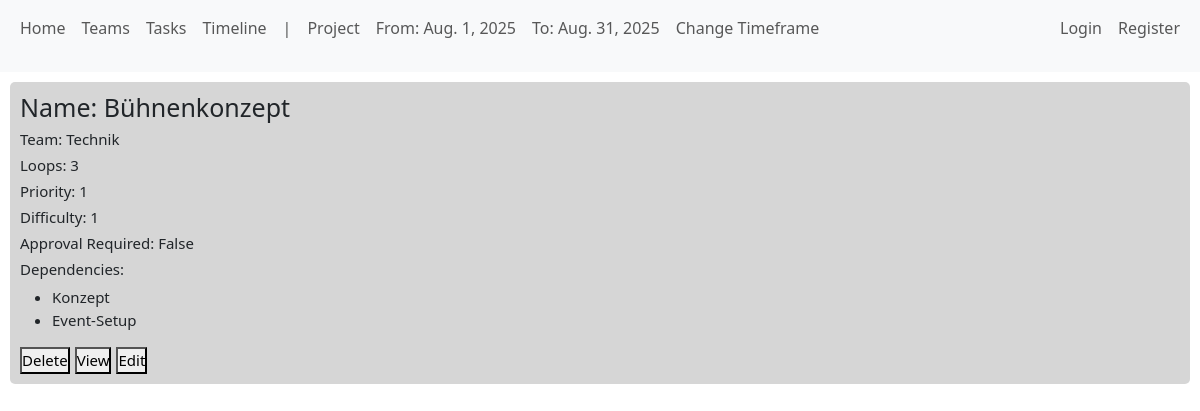
Screenshot of /distributor/display_task/3/ with the database file from the repository.
### distributor/models.py (models this page shows, shortened)
class Project(models.Model):
    start_date = models.DateField()
    end_date = models.DateField()
    order_counter = models.IntegerField(default=0)

class Task(models.Model):
    name = models.CharField(max_length=100)
    team = models.ForeignKey(Team, on_delete=models.SET_NULL, null=True, blank=True)
    loops = models.IntegerField(default=0)
    priority = models.IntegerField(default=0)
    difficulty = models.IntegerField(default=0)
    approval_required = models.BooleanField(default=False)
    initial_dependencies = models.ManyToManyField("self",
                                                  symmetrical=False,
                                                  blank=True,
                                                  related_name="required_by")

### users/models.py (models this page shows)
class Team(models.Model):
    name = models.CharField(max_length=100)
    color = models.CharField(max_length=7, default="#FFFFFF")
    schedule_flag = models.BooleanField(default=False)
    def __str__(self):
        return self.name

### distributor/views.py (the view)
# urls.py: path('display_task/<int:id>/', views.display_task, name='display_task'),
def display_task(request, id):
    task = Task.objects.get(pk=id)
    return render(request, 'distributor/display_task.html', {'task': task})

### distributor/context_processors.py (called while the page is built)
def global_project_timeframe_form(request):
    return {
        "global_project_timeframe_form": ProjectTimeframeForm(),
    }

def global_project_timeframe(request):
    project_time_frame = Project.objects.first()
    if project_time_frame:
        return {
            "global_project_timeframe": project_time_frame,
        }
    else:
        return {
            "global_project_timeframe": 'No values picked yet',
        }

### distributor/templatetags/custom_tags.py (called while the page is built)
@register.inclusion_tag('components/view_task.html')
def view_task(task_id):
    task = Task.objects.get(pk=task_id)
    return {'task': task}

### distributor/templates/distributor/display_task.html (shortened to what this page needs)
{% extends "distributor/base.html" %}
{% load custom_tags %}
{% block content %}
    {% view_task task.id %}
{% endblock %}

### distributor/templates/distributor/base.html (shortened to what this page needs)
{% load static %}
<!DOCTYPE html>
<html lang="en">
<head>
    <link href="https://cdn.jsdelivr.net/npm/bootstrap@5.3.7/dist/css/bootstrap.min.css" rel="stylesheet"
>
    <link rel="stylesheet" href="{% static 'css/style.css' %}">
</head>
<body>
<header>
    <nav class="navbar navbar-expand-lg bg-body-tertiary">
        <div class="container-fluid">
            <div class="collapse navbar-collapse" id="navbarNav">
                <ul class="navbar-nav">
                    <div class="internal_navbar_container">
                        <div class="common_links_base_navbar">
                            <li>
                                <a class="nav-link" href='{% url 'home' %}'>Home</a>
                            </li>
                            <li class="nav-item">
                                <a class="nav-link" href="{% url 'teams' %}">Teams</a>
                            </li>
                            <li class="nav-item">
                                <a class="nav-link" href="{% url 'tasks' %}">Tasks</a>
                            </li>
                            <li class="nav-item">
                                <a class="nav-link" href="{% url 'timeline' %}">Timeline</a>
                            </li>
                            <div class="timeframe_information_navbar">
                            <li>
                                <p id="hide_on_navbar_media_query" class="nav-link">|</p>
                            </li>
                            <li>
                                <p class="nav-link">Project</p>
                            </li>
                            <li>
                                <p class="nav-link">From: {{ global_project_timeframe.start_date }}</p>
                            </li>
                            <li>
                                <p class="nav-link">To: {{ global_project_timeframe.end_date }}</p>
                            </li>
                            <li>
                                <a class="nav-link" href="{% url 'change_project_page' %}">Change Timeframe</a>
                            </li>
                            </div>
                        </div>
                        <div class="user_view">
                            {% if user.is_authenticated %}
                                <a class="nav-link" href="">Logout</a>
                            {% else %}
                                <a class="nav-link" href="{% url 'login_view' %}">Login</a>
                                <a class="nav-link" href="{% url 'register_view' %}">Register</a>
                            {% endif %}
                        </div>
                    </div>
                </ul>
            </div>
        </div>
    </nav>
</header>
<main>
    {% block content %}
    {% endblock %}
</main>
</body>
</html>

### distributor/templates/components/view_task.html (shortened to what this page needs)
<div style="background-color: {{ task.team.color }}" class="view_task_container">
    <h1>Name: {{ task.name }}</h1>
    <h2>Team: {{ task.team }}</h2>
    <h2>Loops: {{ task.loops }}</h2>
    <h2>Priority: {{ task.priority }}</h2>
    <h2>Difficulty: {{ task.difficulty }}</h2>
    <h2>Approval Required: {{ task.approval_required }}</h2>
    <h3>Dependencies: </h3>
    <ul>
        {% for dep in task.initial_dependencies.all %}
            <li>{{ dep.name }}</li>
        {% endfor %}
    </ul>
    <div class="task_essential_buttons_container">
        <form method="POST" action="{% url 'delete_task' task.id %}">
            <button class="task_essential_button" type="submit">Delete</button>
        </form>
        <form method="GET" action="{% url 'display_task' task.id %}">
            <button class="task_essential_button" type="submit">View</button>
        </form>
        <form method="POST" action="{% url 'edit_task_page' task.id %}">
            <button class="task_essential_button" type="submit">Edit</button>
        </form>
    </div>
</div>

### distributor/static/css/style.css (style rules this page uses)
* { padding: 0; margin: 0 }
body { min-height: 200vh; }
.task_essential_buttons_container { display: flex; gap: 5px; }
.view_task_container { margin: 10px; padding: 10px; border-radius: 5px; }
.view_task_container * { font-size: 15px; }
.view_task_container h1 { font-size: 25px; }
.navbar-nav { width: 100% !important; }
.internal_navbar_container { display: flex; justify-content: space-between; width: 100% }
.timeframe_information_navbar { display: flex; }
.common_links_base_navbar { display: flex; }
.user_view { display: flex; }

### rows the page displays
Project: start_date "Aug. 1, 2025", end_date "Aug. 31, 2025"
Task: name "Bühnenkonzept", team "Technik", loops "3", priority "1", difficulty "1", approval_required "False"
Task: name "Konzept"
Task: name "Event-Setup"
